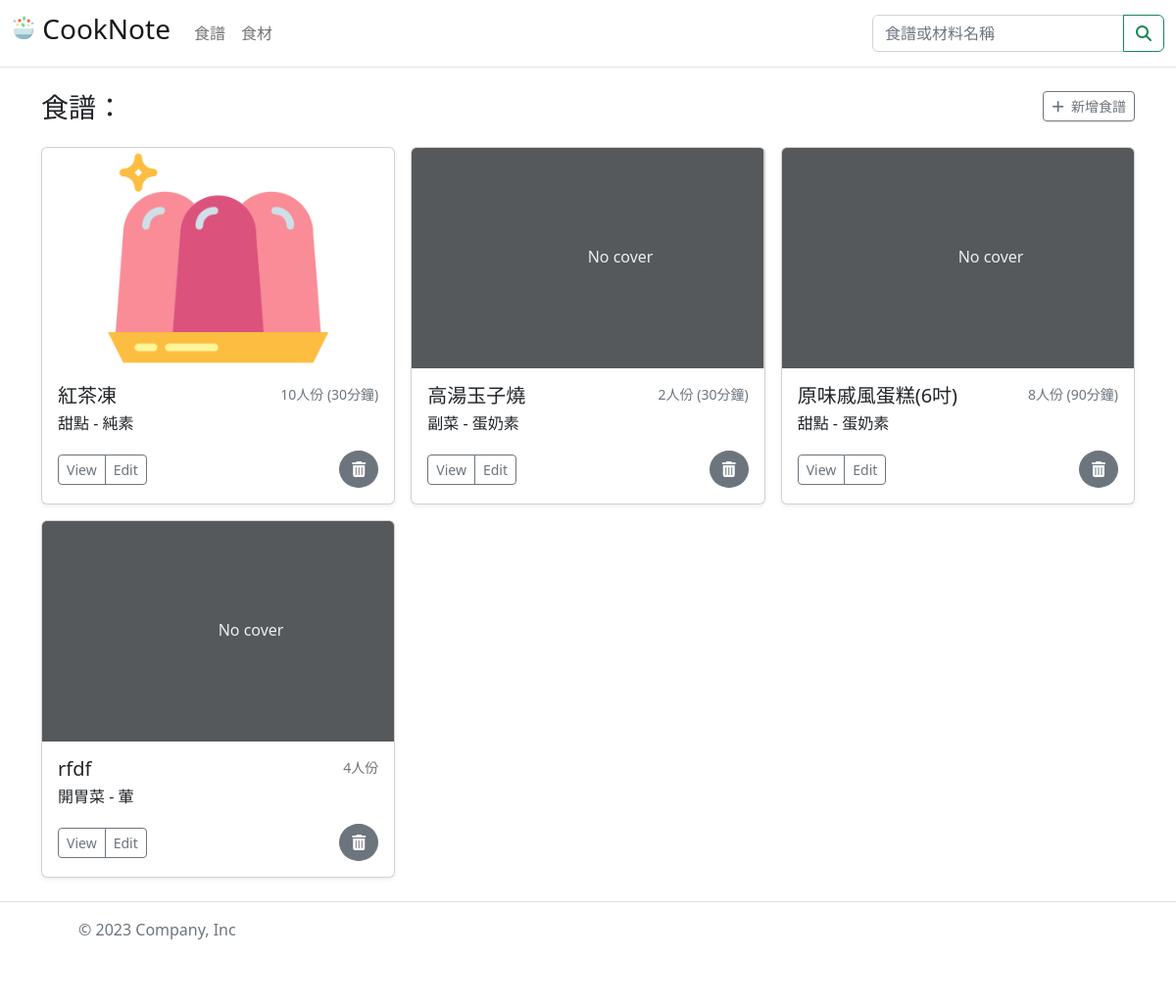
/recipe/, run on an earlier commit of the app's database.
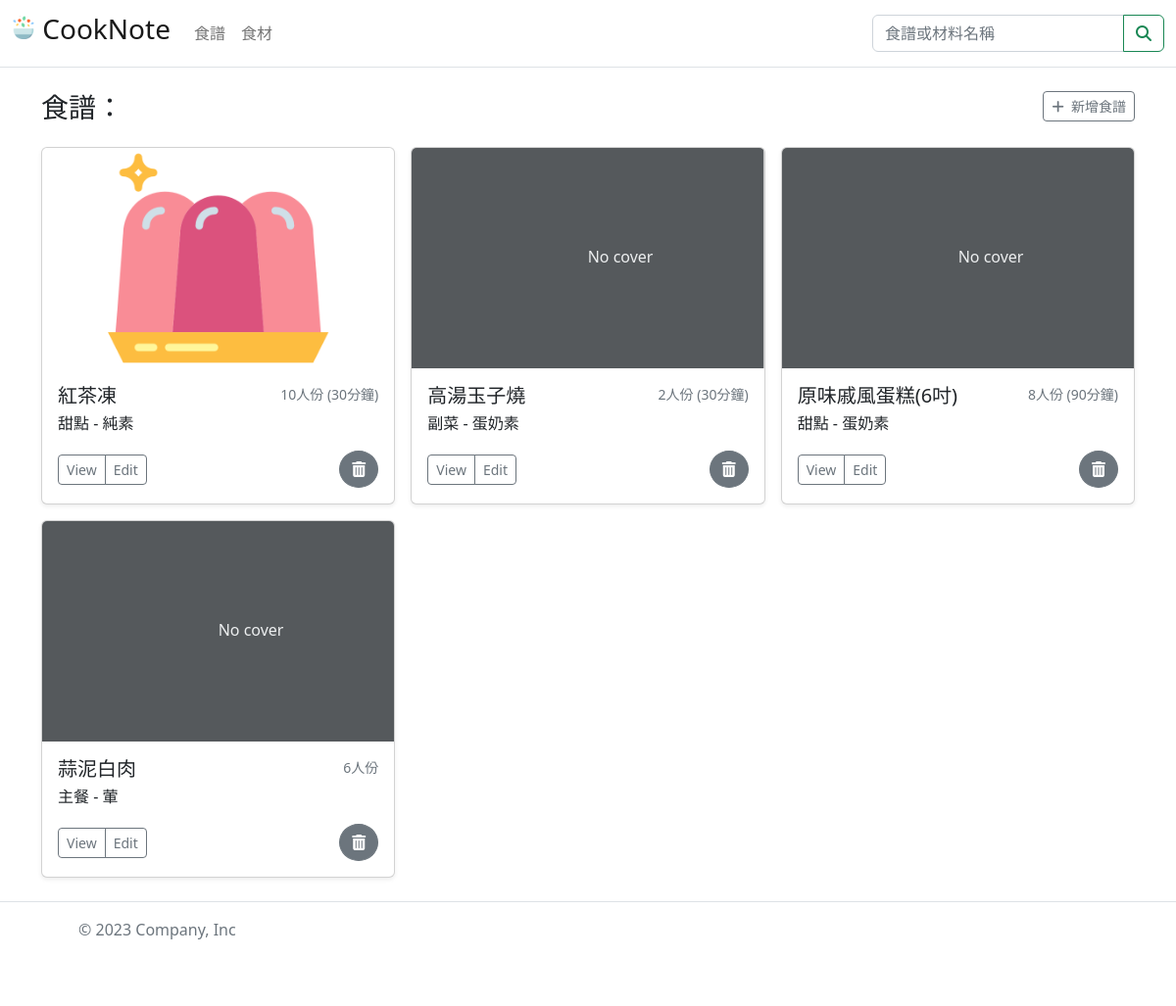
And on a later commit of the database.
### recipes/models.py (models this page shows, shortened)
class Recipe(models.Model):
    delicacy = models.CharField(max_length=50, help_text='Enter a name of the delicacy')
    introduction = models.CharField(max_length=1000, help_text='Enter a brief description of the recipe')
    photo = models.ForeignKey('Recipe_Photo', on_delete=models.SET_NULL, null=True, blank=True)
    DELICACY_TYPE_CHOICES = (
        ('a', '開胃菜(appetizer)'),
        ('m', '主餐(main course)'),
        ('sf', '主食(staple food)'),
        ('s', '副菜(side)'),
        ('d', '甜點(dessert)'),
        ('b', '飲品(beverages)'),
    )
    delicacy_type = models.CharField(max_length=5, choices=DELICACY_TYPE_CHOICES, default='a', blank=False)
    CATEGORY_CHOICES=(
        ('m','葷(meat)'),
        ('v','純素(vegan)'),
        ('o','蛋奶素(ovo-lacto vegetarian)'),
        ('f','五辛素(Five pungent spices vegan)'),
    )
    category = models.CharField(max_length=2, choices=CATEGORY_CHOICES, default='m', blank=False)
    cooking_time = models.PositiveIntegerField(null=True, blank=True)
    servings = models.PositiveIntegerField(default=1)
    reference = models.CharField(max_length=1000, null=True, blank=True)
    memo_text = models.CharField(max_length=100, null=True, blank=True)
    storage_method = models.CharField(max_length=100, null=True, blank=True)
    is_public = models.BooleanField(default=False)  ## False: 食譜為未公開的，除了建立者以外的人無法檢視
    is_draft = models.BooleanField(default=True)  ## True: 食譜為草稿
    upload_date = models.DateTimeField(default=timezone.now, blank=True)

### recipes/views.py (the view)
# urls.py: path('', views.RecipeListView.as_view(), name='recipe'),
class RecipeListView(ListView):
    model = Recipe
    template_name = 'recipe_list.html'
    context_object_name = 'recipes'

### recipes/templates/recipes/recipe_list.html (shortened to what this page needs)
{% extends "base_generic.html" %}
{% block content %}
    <div class="row mb-3">
        <div class="col-6"><h3 class="">食譜：</h3></div>
        <div class="col-6 text-end">
            <a class="btn btn-outline-secondary btn-sm" href="{% url 'add-recipe' %}" role="button"><i class="fas fa-plus"></i>&nbsp; 新增食譜</a>
        </div>
    </div>
    <div class="row row-cols-1 row-cols-sm-2 row-cols-md-3 g-3 mb-4">
        {% for recipe in recipes %}
            <div class="col">
                <div class="card shadow-sm">
                    <svg class="bd-placeholder-img card-img-top" width="100%" height="225" xmlns="http://www.w3.org/2000/svg" role="img" aria-label="Placeholder: Thumbnail" preserveAspectRatio="xMidYMid slice" focusable="false">
                        {% if recipe.photo %}
                            <image xlink:href="{{ recipe.photo.photo.url }}" src="{{ recipe.photo.photo.url }}" width="100%" height="100%" alt="{{ recipe.delicacy }}">
                        {% else %}
                            <rect width="100%" height="100%" fill="#55595c"></rect><text x="50%" y="50%" fill="#eceeef" dy=".3em">No cover</text>
                        {% endif %}
                    </svg>
                    <div class="card-body">
                        <div class="d-flex w-100 justify-content-between" >
                            <h5 class="mb-1">{{ recipe.delicacy }}</h5>
                            <small class="text-muted">{{ recipe.servings }}人份
                                {% if recipe.cooking_time %}
                                    ({{ recipe.cooking_time }}分鐘)
                                {% endif %}
                            </small>
                        </div>
                        <p class="mb-3">{% include "recipes/recipe_select_delicacy_type.html" %} - {% include "recipes/recipe_select_category.html" %}</p>
                        <div class="d-flex justify-content-between align-items-center">
                            <div class="btn-group">
                                <a href="{% url 'recipe-detail' recipe.pk %}" class="btn btn-sm btn-outline-secondary" aria-current="true">View</a>
                                <a href="{% url 'edit-recipe' recipe.pk %}" class="btn btn-sm btn-outline-secondary" aria-current="true">Edit</a>
                            </div>
                            <button data-bs-toggle="modal" data-bs-target="#deleteRecipeModal{{ recipe.pk }}" class="btn btn-secondary rounded-circle" title="Delete Recipe">
                                <i class="fas fa-trash-alt"></i>
                            </button>
                        </div>
                    </div>
                </div>
            </div>
        {% endfor %}
    </div>
{% endblock content %}

### recipes/templates/recipes/recipe_select_delicacy_type.html
{% if recipe.delicacy_type == 'a' %}
    開胃菜
{% elif recipe.delicacy_type == 'm' %}
    主餐
{% elif recipe.delicacy_type == 'sf' %}
    主食
{% elif recipe.delicacy_type == 'sd' %}
    副菜
{% elif recipe.delicacy_type == 'd' %}
    甜點
{% elif recipe.delicacy_type == 'b' %}
    飲品
{% endif  %}

### recipes/templates/recipes/recipe_select_category.html
{% if recipe.category == 'm' %}
    葷
{% elif recipe.category == 'v' %}
    純素
{% elif recipe.category == 'o' %}
    蛋奶素
{% elif recipe.category == 'f' %}
    五辛素
{% endif  %}

What changed in the data, as far as the page shows it:
changed Recipe: delicacy "rfdf" → "蒜泥白肉"; servings "4" → "6"; delicacy_type "開胃菜" → "主餐"
